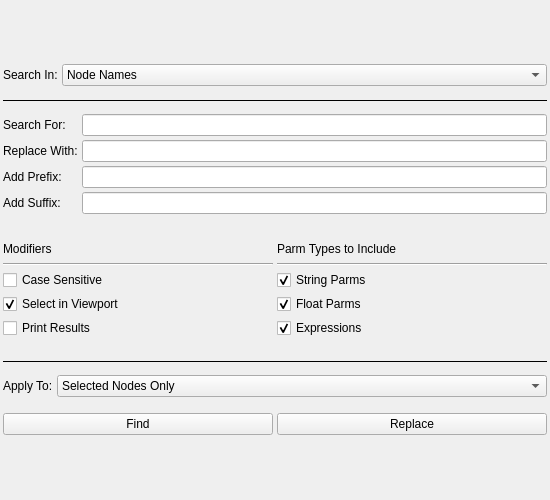
<?xml version="1.0" encoding="UTF-8"?>
<ui version="4.0">
 <class>FindAndReplace</class>
 <widget class="QWidget" name="FindAndReplace">
  <property name="windowModality">
   <enum>Qt::NonModal</enum>
  </property>
  <property name="geometry">
   <rect>
    <x>0</x>
    <y>0</y>
    <width>550</width>
    <height>500</height>
   </rect>
  </property>
  <property name="sizePolicy">
   <sizepolicy hsizetype="Fixed" vsizetype="Preferred">
    <horstretch>0</horstretch>
    <verstretch>0</verstretch>
   </sizepolicy>
  </property>
  <property name="minimumSize">
   <size>
    <width>420</width>
    <height>480</height>
   </size>
  </property>
  <property name="maximumSize">
   <size>
    <width>1200</width>
    <height>600</height>
   </size>
  </property>
  <property name="windowTitle">
   <string>Find &amp; Replace</string>
  </property>
  <layout class="QVBoxLayout" name="verticalLayout">
   <property name="sizeConstraint">
    <enum>QLayout::SetDefaultConstraint</enum>
   </property>
   <property name="leftMargin">
    <number>3</number>
   </property>
   <property name="topMargin">
    <number>3</number>
   </property>
   <property name="rightMargin">
    <number>3</number>
   </property>
   <property name="bottomMargin">
    <number>3</number>
   </property>
   <item>
    <layout class="QVBoxLayout" name="box_main">
     <property name="spacing">
      <number>4</number>
     </property>
     <property name="sizeConstraint">
      <enum>QLayout::SetMinimumSize</enum>
     </property>
     <item>
      <layout class="QHBoxLayout" name="box_searchin">
       <item>
        <widget class="QLabel" name="label_searchin">
         <property name="sizePolicy">
          <sizepolicy hsizetype="Minimum" vsizetype="Preferred">
           <horstretch>0</horstretch>
           <verstretch>0</verstretch>
          </sizepolicy>
         </property>
         <property name="text">
          <string>Search In:</string>
         </property>
        </widget>
       </item>
       <item>
        <widget class="QComboBox" name="combo_searchin">
         <property name="sizePolicy">
          <sizepolicy hsizetype="MinimumExpanding" vsizetype="Fixed">
           <horstretch>0</horstretch>
           <verstretch>0</verstretch>
          </sizepolicy>
         </property>
         <property name="toolTip">
          <string>Whether to replace node names or parameter values</string>
         </property>
         <item>
          <property name="text">
           <string>Node Names</string>
          </property>
         </item>
         <item>
          <property name="text">
           <string>Parameter Values</string>
          </property>
         </item>
        </widget>
       </item>
      </layout>
     </item>
     <item>
      <widget class="Line" name="line_2">
       <property name="minimumSize">
        <size>
         <width>0</width>
         <height>20</height>
        </size>
       </property>
       <property name="baseSize">
        <size>
         <width>0</width>
         <height>0</height>
        </size>
       </property>
       <property name="frameShadow">
        <enum>QFrame::Plain</enum>
       </property>
       <property name="lineWidth">
        <number>1</number>
       </property>
       <property name="midLineWidth">
        <number>1</number>
       </property>
       <property name="orientation">
        <enum>Qt::Horizontal</enum>
       </property>
      </widget>
     </item>
     <item>
      <layout class="QHBoxLayout" name="box_searchreplace">
       <property name="bottomMargin">
        <number>12</number>
       </property>
       <item>
        <layout class="QVBoxLayout" name="box_searchreplace_labels">
         <item>
          <widget class="QLabel" name="label_searchfor">
           <property name="text">
            <string>Search For:</string>
           </property>
          </widget>
         </item>
         <item>
          <widget class="QLabel" name="label_replacewith">
           <property name="text">
            <string>Replace With:</string>
           </property>
          </widget>
         </item>
         <item>
          <widget class="QLabel" name="label_prefix">
           <property name="text">
            <string>Add Prefix:</string>
           </property>
          </widget>
         </item>
         <item>
          <widget class="QLabel" name="label_suffix">
           <property name="text">
            <string>Add Suffix:</string>
           </property>
          </widget>
         </item>
        </layout>
       </item>
       <item>
        <layout class="QVBoxLayout" name="box_searchreplace_text" stretch="0,0,0,0">
         <property name="spacing">
          <number>4</number>
         </property>
         <item>
          <widget class="QLineEdit" name="line_searchfor">
           <property name="inputMask">
            <string/>
           </property>
           <property name="text">
            <string/>
           </property>
          </widget>
         </item>
         <item>
          <widget class="QLineEdit" name="line_replacewith">
           <property name="inputMask">
            <string/>
           </property>
           <property name="text">
            <string/>
           </property>
          </widget>
         </item>
         <item>
          <widget class="QLineEdit" name="line_prefix"/>
         </item>
         <item>
          <widget class="QLineEdit" name="line_suffix"/>
         </item>
        </layout>
       </item>
      </layout>
     </item>
     <item>
      <layout class="QHBoxLayout" name="box_options">
       <property name="spacing">
        <number>4</number>
       </property>
       <property name="topMargin">
        <number>3</number>
       </property>
       <property name="bottomMargin">
        <number>3</number>
       </property>
       <item>
        <layout class="QVBoxLayout" name="box_modifiers">
         <property name="spacing">
          <number>4</number>
         </property>
         <property name="sizeConstraint">
          <enum>QLayout::SetDefaultConstraint</enum>
         </property>
         <property name="topMargin">
          <number>6</number>
         </property>
         <property name="bottomMargin">
          <number>6</number>
         </property>
         <item>
          <widget class="QLabel" name="label_modifiers">
           <property name="maximumSize">
            <size>
             <width>16777215</width>
             <height>20</height>
            </size>
           </property>
           <property name="text">
            <string>Modifiers</string>
           </property>
          </widget>
         </item>
         <item>
          <widget class="Line" name="line_modifiers">
           <property name="orientation">
            <enum>Qt::Horizontal</enum>
           </property>
          </widget>
         </item>
         <item>
          <widget class="QCheckBox" name="check_case_sensitive">
           <property name="sizePolicy">
            <sizepolicy hsizetype="Minimum" vsizetype="Fixed">
             <horstretch>0</horstretch>
             <verstretch>0</verstretch>
            </sizepolicy>
           </property>
           <property name="minimumSize">
            <size>
             <width>0</width>
             <height>0</height>
            </size>
           </property>
           <property name="baseSize">
            <size>
             <width>0</width>
             <height>0</height>
            </size>
           </property>
           <property name="text">
            <string>Case Sensitive</string>
           </property>
          </widget>
         </item>
         <item>
          <widget class="QCheckBox" name="check_select_viewport">
           <property name="sizePolicy">
            <sizepolicy hsizetype="Minimum" vsizetype="Fixed">
             <horstretch>0</horstretch>
             <verstretch>0</verstretch>
            </sizepolicy>
           </property>
           <property name="minimumSize">
            <size>
             <width>0</width>
             <height>0</height>
            </size>
           </property>
           <property name="baseSize">
            <size>
             <width>0</width>
             <height>0</height>
            </size>
           </property>
           <property name="toolTip">
            <string>When the &quot;Select in Viewport&quot; checkbox is unchecked, forces the
        &quot;Print Results&quot; checkbox to be checked.</string>
           </property>
           <property name="text">
            <string>Select in Viewport</string>
           </property>
           <property name="checked">
            <bool>true</bool>
           </property>
          </widget>
         </item>
         <item>
          <widget class="QCheckBox" name="check_print_results">
           <property name="sizePolicy">
            <sizepolicy hsizetype="Minimum" vsizetype="Fixed">
             <horstretch>0</horstretch>
             <verstretch>0</verstretch>
            </sizepolicy>
           </property>
           <property name="minimumSize">
            <size>
             <width>0</width>
             <height>0</height>
            </size>
           </property>
           <property name="baseSize">
            <size>
             <width>0</width>
             <height>0</height>
            </size>
           </property>
           <property name="toolTip">
            <string>When the &quot;Print Results&quot; checkbox is unchecked, forces the
        &quot;Select in Viewport&quot; checkbox to be checked.</string>
           </property>
           <property name="text">
            <string>Print Results</string>
           </property>
          </widget>
         </item>
        </layout>
       </item>
       <item>
        <layout class="QVBoxLayout" name="box_parmtypes">
         <property name="spacing">
          <number>4</number>
         </property>
         <property name="sizeConstraint">
          <enum>QLayout::SetDefaultConstraint</enum>
         </property>
         <property name="topMargin">
          <number>6</number>
         </property>
         <property name="bottomMargin">
          <number>6</number>
         </property>
         <item>
          <widget class="QLabel" name="label_parmtypes">
           <property name="maximumSize">
            <size>
             <width>16777215</width>
             <height>20</height>
            </size>
           </property>
           <property name="text">
            <string>Parm Types to Include</string>
           </property>
          </widget>
         </item>
         <item>
          <widget class="Line" name="line_parmtypes">
           <property name="orientation">
            <enum>Qt::Horizontal</enum>
           </property>
          </widget>
         </item>
         <item>
          <widget class="QCheckBox" name="check_parmstring">
           <property name="sizePolicy">
            <sizepolicy hsizetype="Minimum" vsizetype="Fixed">
             <horstretch>0</horstretch>
             <verstretch>0</verstretch>
            </sizepolicy>
           </property>
           <property name="minimumSize">
            <size>
             <width>0</width>
             <height>0</height>
            </size>
           </property>
           <property name="baseSize">
            <size>
             <width>0</width>
             <height>0</height>
            </size>
           </property>
           <property name="text">
            <string>String Parms</string>
           </property>
           <property name="checked">
            <bool>true</bool>
           </property>
          </widget>
         </item>
         <item>
          <widget class="QCheckBox" name="check_parmfloat">
           <property name="sizePolicy">
            <sizepolicy hsizetype="Minimum" vsizetype="Fixed">
             <horstretch>0</horstretch>
             <verstretch>0</verstretch>
            </sizepolicy>
           </property>
           <property name="minimumSize">
            <size>
             <width>0</width>
             <height>0</height>
            </size>
           </property>
           <property name="baseSize">
            <size>
             <width>0</width>
             <height>0</height>
            </size>
           </property>
           <property name="text">
            <string>Float Parms</string>
           </property>
           <property name="checked">
            <bool>true</bool>
           </property>
          </widget>
         </item>
         <item>
          <widget class="QCheckBox" name="check_parmexpression">
           <property name="sizePolicy">
            <sizepolicy hsizetype="Minimum" vsizetype="Fixed">
             <horstretch>0</horstretch>
             <verstretch>0</verstretch>
            </sizepolicy>
           </property>
           <property name="minimumSize">
            <size>
             <width>0</width>
             <height>0</height>
            </size>
           </property>
           <property name="baseSize">
            <size>
             <width>0</width>
             <height>0</height>
            </size>
           </property>
           <property name="text">
            <string>Expressions</string>
           </property>
           <property name="checked">
            <bool>true</bool>
           </property>
          </widget>
         </item>
        </layout>
       </item>
      </layout>
     </item>
     <item>
      <widget class="Line" name="line">
       <property name="minimumSize">
        <size>
         <width>0</width>
         <height>20</height>
        </size>
       </property>
       <property name="baseSize">
        <size>
         <width>0</width>
         <height>0</height>
        </size>
       </property>
       <property name="frameShadow">
        <enum>QFrame::Plain</enum>
       </property>
       <property name="lineWidth">
        <number>1</number>
       </property>
       <property name="midLineWidth">
        <number>1</number>
       </property>
       <property name="orientation">
        <enum>Qt::Horizontal</enum>
       </property>
      </widget>
     </item>
     <item>
      <layout class="QHBoxLayout" name="box_applyto">
       <item>
        <widget class="QLabel" name="label_apply">
         <property name="sizePolicy">
          <sizepolicy hsizetype="Minimum" vsizetype="Preferred">
           <horstretch>0</horstretch>
           <verstretch>0</verstretch>
          </sizepolicy>
         </property>
         <property name="text">
          <string>Apply To:</string>
         </property>
        </widget>
       </item>
       <item>
        <widget class="QComboBox" name="combo_apply">
         <property name="sizePolicy">
          <sizepolicy hsizetype="MinimumExpanding" vsizetype="Fixed">
           <horstretch>0</horstretch>
           <verstretch>0</verstretch>
          </sizepolicy>
         </property>
         <item>
          <property name="text">
           <string>Selected Nodes Only</string>
          </property>
         </item>
         <item>
          <property name="text">
           <string>Selected Nodes &amp; Direct Children</string>
          </property>
         </item>
         <item>
          <property name="text">
           <string>Selected Nodes &amp; All Subchildren</string>
          </property>
         </item>
         <item>
          <property name="text">
           <string>Only Direct Children of Selected Nodes</string>
          </property>
         </item>
         <item>
          <property name="text">
           <string>Only All Children of Selected Nodes</string>
          </property>
         </item>
         <item>
          <property name="text">
           <string>All Nodes in Obj Context</string>
          </property>
         </item>
         <item>
          <property name="text">
           <string>All Nodes in Scene (Any Context)</string>
          </property>
         </item>
        </widget>
       </item>
      </layout>
     </item>
     <item>
      <layout class="QHBoxLayout" name="box_buttons">
       <property name="sizeConstraint">
        <enum>QLayout::SetDefaultConstraint</enum>
       </property>
       <property name="topMargin">
        <number>12</number>
       </property>
       <item>
        <widget class="QPushButton" name="btn_find">
         <property name="text">
          <string>Find</string>
         </property>
        </widget>
       </item>
       <item>
        <widget class="QPushButton" name="btn_replace">
         <property name="text">
          <string>Replace</string>
         </property>
        </widget>
       </item>
      </layout>
     </item>
    </layout>
   </item>
  </layout>
 </widget>
 <tabstops>
  <tabstop>line_searchfor</tabstop>
  <tabstop>line_replacewith</tabstop>
  <tabstop>combo_searchin</tabstop>
  <tabstop>check_case_sensitive</tabstop>
  <tabstop>check_select_viewport</tabstop>
  <tabstop>check_print_results</tabstop>
  <tabstop>check_parmstring</tabstop>
  <tabstop>check_parmfloat</tabstop>
  <tabstop>check_parmexpression</tabstop>
  <tabstop>combo_apply</tabstop>
  <tabstop>btn_find</tabstop>
  <tabstop>btn_replace</tabstop>
 </tabstops>
 <resources/>
 <connections/>
</ui>
